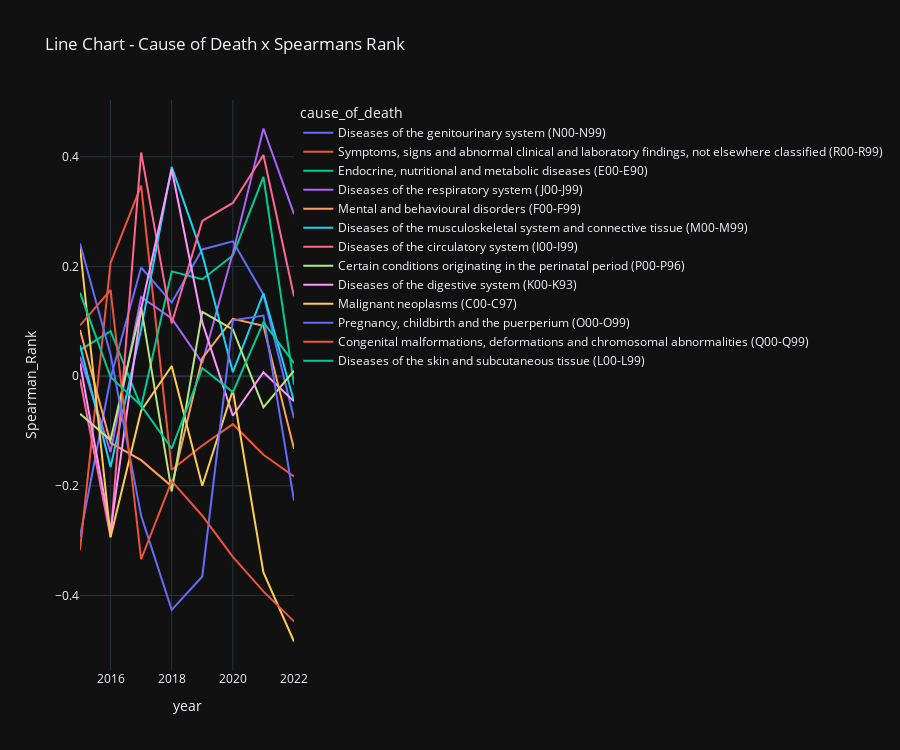

Source (notebook cell):
### Code cell
title = 'Line Chart - Cause of Death x Spearmans Rank'
display(MD(f'### {title}'))

temp = result.copy()
temp = temp.sort_values(by='Spearman_Rank', ascending=True)
temp = temp.sort_values(by='year', ascending=True)

fig = px.line(
    temp,
    x='year',
    y='Spearman_Rank',
    color='cause_of_death',
    height=750 ,
    title=title
    )
fig.update_layout(template="plotly_dark")

### Figure 1 — Plotly figure (JSON) as saved in the notebook; plotly's stock layout.template omitted (floating-point values rounded to 4 significant figures)
{"data": [{"hovertemplate": "cause_of_death=Diseases of the genitourinary system (N00-N99)<br>year=%{x}<br>Spearman_Rank=%{y}<extra></extra>", "legendgroup": "Diseases of the genitourinary system (N00-N99)", "line": {"color": "#636efa", "dash": "solid"}, "marker": {"symbol": "circle"}, "mode": "lines", "name": "Diseases of the genitourinary system (N00-N99)", "orientation": "v", "showlegend": true, "type": "scatter", "x": [2015, 2016, 2017, 2018, 2019, 2020, 2021, 2022], "xaxis": "x", "y": [-0.2928, -0.003831, 0.1981, 0.1341, 0.231, 0.2458, 0.1489, -0.07663], "yaxis": "y"}, {"hovertemplate": "cause_of_death=Symptoms, signs and abnormal clinical and laboratory findings, not elsewhere classified (R00-R99)<br>year=%{x}<br>Spearman_Rank=%{y}<extra></extra>", "legendgroup": "Symptoms, signs and abnormal clinical and laboratory findings, not elsewhere classified (R00-R99)", "line": {"color": "#EF553B", "dash": "solid"}, "marker": {"symbol": "circle"}, "mode": "lines", "name": "Symptoms, signs and abnormal clinical and laboratory findings, not elsewhere classified (R00-R99)", "orientation": "v", "showlegend": true, "type": "scatter", "x": [2015, 2016, 2017, 2018, 2019, 2020, 2021, 2022], "xaxis": "x", "y": [-0.3175, 0.2063, 0.3476, -0.1708, -0.1264, -0.08758, -0.1434, -0.1828], "yaxis": "y"}, {"hovertemplate": "cause_of_death=Endocrine, nutritional and metabolic diseases (E00-E90)<br>year=%{x}<br>Spearman_Rank=%{y}<extra></extra>", "legendgroup": "Endocrine, nutritional and metabolic diseases (E00-E90)", "line": {"color": "#00cc96", "dash": "solid"}, "marker": {"symbol": "circle"}, "mode": "lines", "name": "Endocrine, nutritional and metabolic diseases (E00-E90)", "orientation": "v", "showlegend": true, "type": "scatter", "x": [2015, 2016, 2017, 2018, 2019, 2020, 2021, 2022], "xaxis": "x", "y": [0.04762, 0.0821, -0.05583, 0.191, 0.1768, 0.22, 0.3634, -0.01587], "yaxis": "y"}, {"hovertemplate": "cause_of_death=Diseases of the respiratory system (J00-J99)<br>year=%{x}<br>Spearman_Rank=%{y}<extra></extra>", "legendgroup": "Diseases of the respiratory system (J00-J99)", "line": {"color": "#ab63fa", "dash": "solid"}, "marker": {"symbol": "circle"}, "mode": "lines", "name": "Diseases of the respiratory system (J00-J99)", "orientation": "v", "showlegend": true, "type": "scatter", "x": [2015, 2016, 2017, 2018, 2019, 2020, 2021, 2022], "xaxis": "x", "y": [0.03558, -0.1385, 0.1445, 0.1051, 0.02408, 0.2244, 0.4516, 0.2956], "yaxis": "y"}, {"hovertemplate": "cause_of_death=Mental and behavioural disorders (F00-F99)<br>year=%{x}<br>Spearman_Rank=%{y}<extra></extra>", "legendgroup": "Mental and behavioural disorders (F00-F99)", "line": {"color": "#FFA15A", "dash": "solid"}, "marker": {"symbol": "circle"}, "mode": "lines", "name": "Mental and behavioural disorders (F00-F99)", "orientation": "v", "showlegend": true, "type": "scatter", "x": [2015, 2016, 2017, 2018, 2019, 2020, 2021, 2022], "xaxis": "x", "y": [0.08429, -0.1215, -0.1533, -0.2009, 0.03284, 0.1045, 0.09195, -0.1325], "yaxis": "y"}, {"hovertemplate": "cause_of_death=Diseases of the musculoskeletal system and connective tissue (M00-M99)<br>year=%{x}<br>Spearman_Rank=%{y}<extra></extra>", "legendgroup": "Diseases of the musculoskeletal system and connective tissue (M00-M99)", "line": {"color": "#19d3f3", "dash": "solid"}, "marker": {"symbol": "circle"}, "mode": "lines", "name": "Diseases of the musculoskeletal system and connective tissue (M00-M99)", "orientation": "v", "showlegend": true, "type": "scatter", "x": [2015, 2016, 2017, 2018, 2019, 2020, 2021, 2022], "xaxis": "x", "y": [0.05638, -0.1658, 0.08593, 0.3815, 0.2217, 0.007115, 0.1511, -0.04543], "yaxis": "y"}, {"hovertemplate": "cause_of_death=Diseases of the circulatory system (I00-I99)<br>year=%{x}<br>Spearman_Rank=%{y}<extra></extra>", "legendgroup": "Diseases of the circulatory system (I00-I99)", "line": {"color": "#FF6692", "dash": "solid"}, "marker": {"symbol": "circle"}, "mode": "lines", "name": "Diseases of the circulatory system (I00-I99)", "orientation": "v", "showlegend": true, "type": "scatter", "x": [2015, 2016, 2017, 2018, 2019, 2020, 2021, 2022], "xaxis": "x", "y": [-0.005473, -0.2939, 0.4078, 0.09633, 0.283, 0.3158, 0.4034, 0.1456], "yaxis": "y"}, {"hovertemplate": "cause_of_death=Certain conditions originating in the perinatal period (P00-P96)<br>year=%{x}<br>Spearman_Rank=%{y}<extra></extra>", "legendgroup": "Certain conditions originating in the perinatal period (P00-P96)", "line": {"color": "#B6E880", "dash": "solid"}, "marker": {"symbol": "circle"}, "mode": "lines", "name": "Certain conditions originating in the perinatal period (P00-P96)", "orientation": "v", "showlegend": true, "type": "scatter", "x": [2015, 2016, 2017, 2018, 2019, 2020, 2021, 2022], "xaxis": "x", "y": [-0.06842, -0.1166, 0.1259, -0.2102, 0.1171, 0.08539, -0.05692, 0.009852], "yaxis": "y"}, {"hovertemplate": "cause_of_death=Diseases of the digestive system (K00-K93)<br>year=%{x}<br>Spearman_Rank=%{y}<extra></extra>", "legendgroup": "Diseases of the digestive system (K00-K93)", "line": {"color": "#FF97FF", "dash": "solid"}, "marker": {"symbol": "circle"}, "mode": "lines", "name": "Diseases of the digestive system (K00-K93)", "orientation": "v", "showlegend": true, "type": "scatter", "x": [2015, 2016, 2017, 2018, 2019, 2020, 2021, 2022], "xaxis": "x", "y": [0.02299, -0.2824, 0.1226, 0.3771, 0.09797, -0.07225, 0.007115, -0.04598], "yaxis": "y"}, {"hovertemplate": "cause_of_death=Malignant neoplasms (C00-C97)<br>year=%{x}<br>Spearman_Rank=%{y}<extra></extra>", "legendgroup": "Malignant neoplasms (C00-C97)", "line": {"color": "#FECB52", "dash": "solid"}, "marker": {"symbol": "circle"}, "mode": "lines", "name": "Malignant neoplasms (C00-C97)", "orientation": "v", "showlegend": true, "type": "scatter", "x": [2015, 2016, 2017, 2018, 2019, 2020, 2021, 2022], "xaxis": "x", "y": [0.2359, -0.2934, -0.06294, 0.01861, -0.1998, -0.02573, -0.358, -0.4839], "yaxis": "y"}, {"hovertemplate": "cause_of_death=Pregnancy, childbirth and the puerperium (O00-O99)<br>year=%{x}<br>Spearman_Rank=%{y}<extra></extra>", "legendgroup": "Pregnancy, childbirth and the puerperium (O00-O99)", "line": {"color": "#636efa", "dash": "solid"}, "marker": {"symbol": "circle"}, "mode": "lines", "name": "Pregnancy, childbirth and the puerperium (O00-O99)", "orientation": "v", "showlegend": true, "type": "scatter", "x": [2015, 2016, 2017, 2018, 2019, 2020, 2021, 2022], "xaxis": "x", "y": [0.2417, 0.03913, -0.2548, -0.4261, -0.3652, 0.1017, 0.1104, -0.227], "yaxis": "y"}, {"hovertemplate": "cause_of_death=Congenital malformations, deformations and chromosomal abnormalities (Q00-Q99)<br>year=%{x}<br>Spearman_Rank=%{y}<extra></extra>", "legendgroup": "Congenital malformations, deformations and chromosomal abnormalities (Q00-Q99)", "line": {"color": "#EF553B", "dash": "solid"}, "marker": {"symbol": "circle"}, "mode": "lines", "name": "Congenital malformations, deformations and chromosomal abnormalities (Q00-Q99)", "orientation": "v", "showlegend": true, "type": "scatter", "x": [2015, 2016, 2017, 2018, 2019, 2020, 2021, 2022], "xaxis": "x", "y": [0.0925, 0.1571, -0.3339, -0.1916, -0.2545, -0.3295, -0.3924, -0.4472], "yaxis": "y"}, {"hovertemplate": "cause_of_death=Diseases of the skin and subcutaneous tissue (L00-L99)<br>year=%{x}<br>Spearman_Rank=%{y}<extra></extra>", "legendgroup": "Diseases of the skin and subcutaneous tissue (L00-L99)", "line": {"color": "#00cc96", "dash": "solid"}, "marker": {"symbol": "circle"}, "mode": "lines", "name": "Diseases of the skin and subcutaneous tissue (L00-L99)", "orientation": "v", "showlegend": true, "type": "scatter", "x": [2015, 2016, 2017, 2018, 2019, 2020, 2021, 2022], "xaxis": "x", "y": [0.1522, -0.001642, -0.05364, -0.1319, 0.01478, -0.02901, 0.09852, 0.02354], "yaxis": "y"}], "layout": {"height": 750, "legend": {"title": {"text": "cause_of_death"}, "tracegroupgap": 0}, "title": {"text": "Line Chart - Cause of Death x Spearmans Rank"}, "xaxis": {"anchor": "y", "domain": [0, 1], "title": {"text": "year"}}, "yaxis": {"anchor": "x", "domain": [0, 1], "title": {"text": "Spearman_Rank"}}}}
